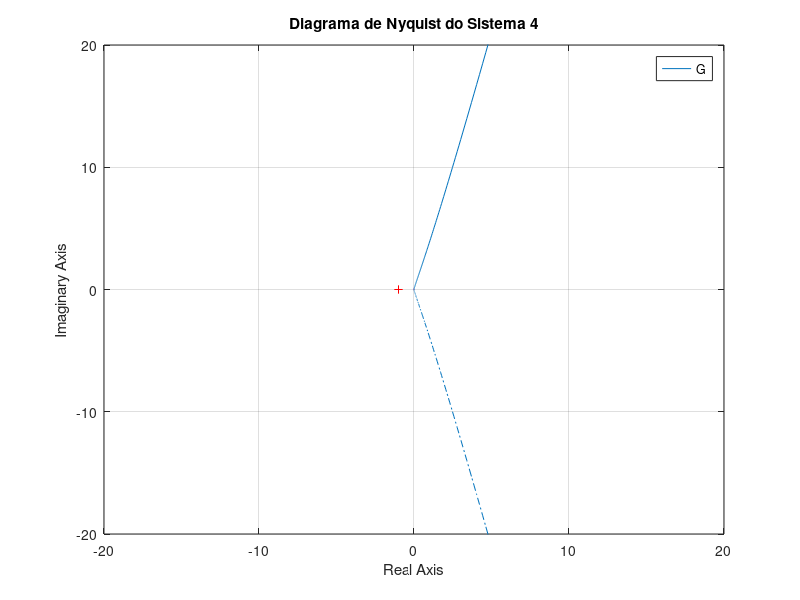

Recreate this plot in MATLAB.
% Definir a variável complexa 's'
s = tf('s');

% Definir a Função de Transferência G(s)
% Numerador: 100 * (s + 5)
% Denominador: s * (s + 3) * (s^2 + 4)
G = (100 * (s + 5)) / (s * (s + 3) * (s^2 + 4));

% Criar o Diagrama de Nyquist
figure;
nyquist(G);
title('Diagrama de Nyquist do Sistema 4');
grid on;

% Opcional: Ajustar limites dos eixos se o gráfico ficar muito afastado
axis([-20 20 -20 20]);
